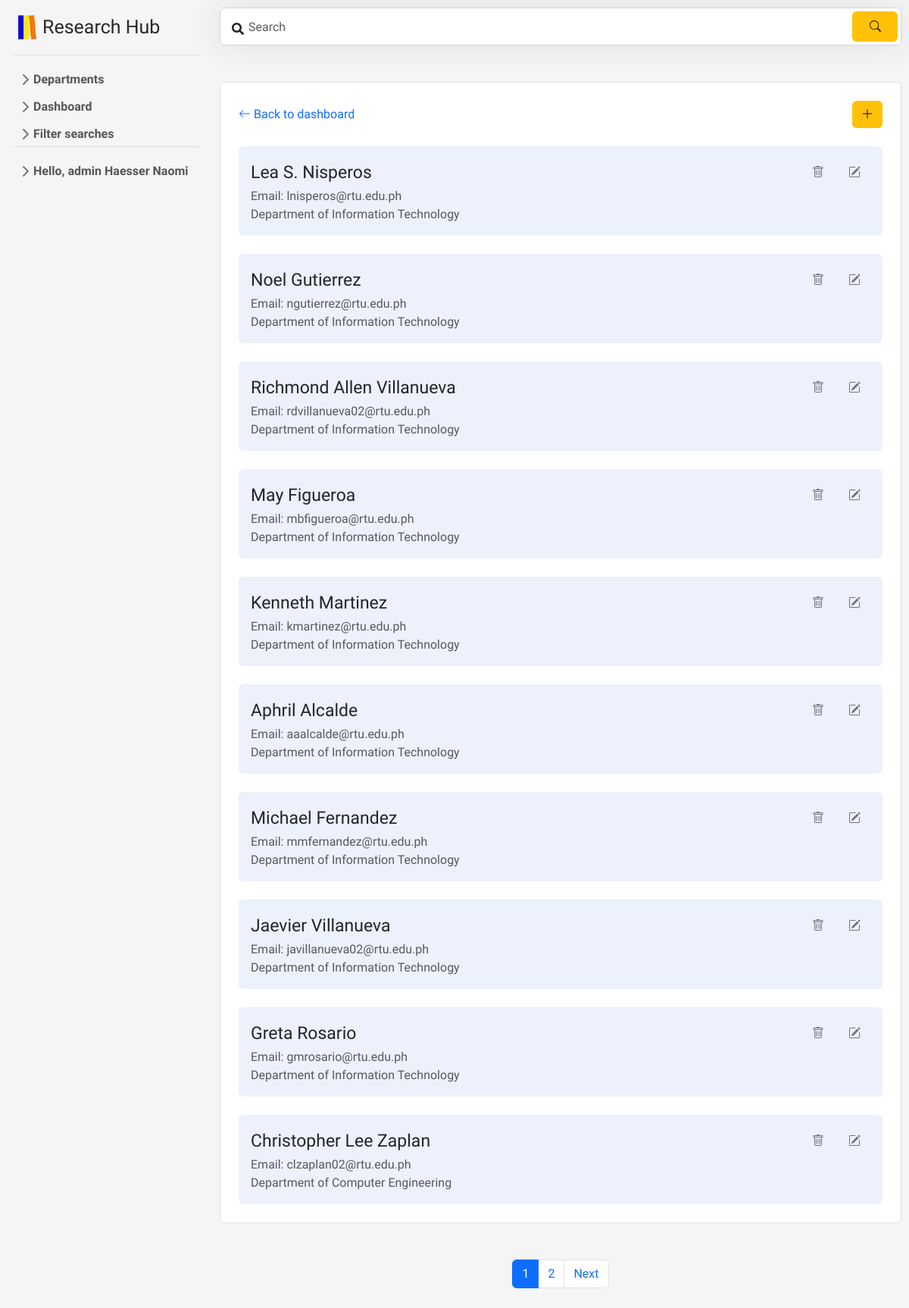
Page /f/admin/mAdvisers.php (signed in) on the committed database.
### tables this page shows
CREATE TABLE `advisers` (
  `id` int(11) NOT NULL,
  `name` varchar(30) NOT NULL,
  `email` varchar(60) NOT NULL,
  `dept` varchar(30) NOT NULL
);

### f/admin/mAdvisers.php (the view, shortened to what this page needs)
<?php
include '../includes/header.php';
include '../includes/sidebarAdmin.php';
echo "<link rel='stylesheet' type='text/css' href='../css/aDashStyle.css'>";
echo "<link rel='stylesheet' type='text/css' href='../css/scrollbar.css'>";
echo "<link rel='stylesheet' type='text/css' href='../css/mAdvisers.css'>";
$advisersPerPage = 10;
try {
    if (isset($_GET['search'])) {
        $search = $_GET['search'];
        $stmt = $pdo->prepare("SELECT * FROM `advisers` WHERE name LIKE :search");
        $stmt->bindValue(':search', "%$search%");
    } else {
        $stmt = $pdo->prepare("SELECT * FROM `advisers`");
    }
    $stmt->execute();
    $advisers = $stmt->fetchAll(PDO::FETCH_ASSOC);
} catch (PDOException $e) {
    $errMsg = "Error fetching advisers: " . $e->getMessage();
}
$totalPages = ceil(count($advisers) / $advisersPerPage);
$currentPage = isset($_GET['page']) ? $_GET['page'] : 1;
$offset = ($currentPage - 1) * $advisersPerPage;
try {
    if (isset($_GET['search'])) {
        $search = $_GET['search'];
        $stmt = $pdo->prepare("SELECT * FROM `advisers` WHERE name LIKE :search LIMIT :offset, :perPage");
        $stmt->bindValue(':search', "%$search%");
    } else {
        $stmt = $pdo->prepare("SELECT * FROM `advisers` LIMIT :offset, :perPage");
    }
    $stmt->bindValue(':offset', $offset, PDO::PARAM_INT);
    $stmt->bindValue(':perPage', $advisersPerPage, PDO::PARAM_INT);
    $stmt->execute();
    $advisers = $stmt->fetchAll(PDO::FETCH_ASSOC);
} catch (PDOException $e) {
    $errMsg = "Error fetching advisers: " . $e->getMessage();
}
?>
<div id="content">
    <form class="search" method="get">
        <i class="fa fa-search"></i>
        <input type="text" class="form-control" placeholder="Search" name="search">
        <button class="btn btn-warning" type="submit">
            <svg xmlns="http://www.w3.org/2000/svg" width="15" height="15" fill="currentColor" class="bi bi-search" viewBox="0 0 16 16">
                <path d="M11.742 10.344a6.5 6.5 0 1 0-1.397 1.398h-.001q.044.06.098.115l3.85 3.85a1 1 0 0 0 1.415-1.414l-3.85-3.85a1 1 0 0 0-.115-.1zM12 6.5a5.5 5.5 0 1 1-11 0 5.5 5.5 0 0 1 11 0"/>
            </svg>
        </button>
    </form>
    <ul class="list-group mt-5 mb-5">
        <li class="list-group-item p-4">
            <div class="d-flex justify-content-between align-items-center">
                <a href="../admin/aDashboard.php" class="text-decoration-none">
                    <svg xmlns="http://www.w3.org/2000/svg" width="16" height="16" fill="currentColor" class="bi bi-arrow-left" viewBox="0 0 16 16">
                        <path fill-rule="evenodd" d="M15 8a.5.5 0 0 0-.5-.5H2.707l3.147-3.146a.5.5 0 1 0-.708-.708l-4 4a.5.5 0 0 0 0 .708l4 4a.5.5 0 0 0 .708-.708L2.707 8.5H14.5A.5.5 0 0 0 15 8"/>
                    </svg> Back to dashboard
                </a>
                <button type="button" class="btn btn-warning addbtn" data-bs-toggle="modal" data-bs-target="#exampleModal" data-bs-whatever="@fat">
                    <svg xmlns="http://www.w3.org/2000/svg" width="16" height="16" fill="currentColor" class="bi bi-plus-lg" viewBox="0 0 16 16">
                    <path fill-rule="evenodd" d="M8 2a.5.5 0 0 1 .5.5v5h5a.5.5 0 0 1 0 1h-5v5a.5.5 0 0 1-1 0v-5h-5a.5.5 0 0 1 0-1h5v-5A.5.5 0 0 1 8 2"/>
                    </svg>
                </button>
            </div>
            <?php foreach ($advisers as $adviser): ?>
                <ul style="list-style-type: none;" class="p-3 rounded ulInside mt-4">
                    <li class="list-group-item-title d-flex">
                        <a href="" class=" text-decoration-none text-dark" style="pointer-events: none;"><?php echo $adviser['name']; ?></a>
                        <div class="ml-auto">
                            <form action="" method="post">
                                <button type="button" name="delete" class="btn btn-link text-secondary" data-bs-toggle="modal" data-bs-target="#delete_<?php echo $adviser['id']; ?>">
                                </button>
                                <button type="button" class="btn btn-link text-secondary" data-bs-toggle="modal" data-bs-target="#editModal_<?php echo $adviser['id']; ?>">
                                </button>
                            </form>
                        </div>
                    </li>
                    <li class="text-muted">Email: <?php echo $adviser['email']; ?></li>
                    <li class="text-muted">Department of <?php echo $adviser['dept']; ?> </li>
                </ul>
            <?php endforeach; ?>
       </li>
    </ul>
    <?php
    if ($totalPages > 1) {
        echo '<nav aria-label="Page navigation example">';
        echo '<ul class="pagination justify-content-center">';
        for ($i = 1; $i <= $totalPages; $i++) {
            echo '<li class="page-item' . ($currentPage == $i ? " active" : "") . '"><a class="page-link" href="?page=' . $i . '">' . $i . '</a></li>';
        }
        if ($currentPage < $totalPages) {
            echo '<li class="page-item"><a class="page-link" href="?page=' . ($currentPage + 1) . '">Next</a></li>';
        }
        echo '</ul>';
        echo '</nav>';
    }
    ?>
</div>

### f/css/aDashStyle.css (style rules this page uses)
body { min-height: 100vh; min-height: -webkit-fill-available; background-color: #F5F5F5; display: flex; margin: 0; overflow-y: auto; font-family: 'Nunito Sans', sans-serif; }
html { height: -webkit-fill-available; }
.bi { vertical-align: -.125em; pointer-events: none; fill: currentColor; }
#content { margin-left: 280px; flex-grow: 1; padding: 10px; }
.list-group-item-title { font-size: 23px; display: flex; justify-content: space-between; align-items: center; }
.list-group-item-title button { margin-left: auto; }
.ulInside { background-color: #EDF1FC; }
.search { position: relative; box-shadow: 0 0 40px rgba(51, 51, 51, .1); }
.search input { height: 50px; text-indent: 25px; border: 1px solid #d6d4d4; }
.search .fa-search { position: absolute; top: 20px; left: 16px; }
.search button { position: absolute; top: 5px; right: 5px; height: 40px; width: 60px; border: none; color: rgba(0, 0, 0, .85); }

### f/css/mAdvisers.css (style rules this page uses)
.addbtn { border: none; }

### rows in the picture
advisers: name "Lea S. Nisperos", email "lnisperos@rtu.edu.ph", dept "Information Technology"
advisers: name "Noel Gutierrez", email "ngutierrez@rtu.edu.ph", dept "Information Technology"
advisers: name "Richmond Allen Villanueva", email "rdvillanueva02@rtu.edu.ph", dept "Information Technology"
advisers: name "May Figueroa", email "mbfigueroa@rtu.edu.ph", dept "Information Technology"
advisers: name "Kenneth Martinez", email "kmartinez@rtu.edu.ph", dept "Information Technology"
advisers: name "Aphril Alcalde", email "aaalcalde@rtu.edu.ph", dept "Information Technology"
advisers: name "Michael Fernandez", email "mmfernandez@rtu.edu.ph", dept "Information Technology"
advisers: name "Jaevier Villanueva", email "javillanueva02@rtu.edu.ph", dept "Information Technology"
advisers: name "Greta Rosario", email "gmrosario@rtu.edu.ph", dept "Information Technology"
advisers: name "Christopher Lee Zaplan", email "clzaplan02@rtu.edu.ph", dept "Computer Engineering"

### other values in the picture
$_SESSION['fname'] "Haesser Naomi"
